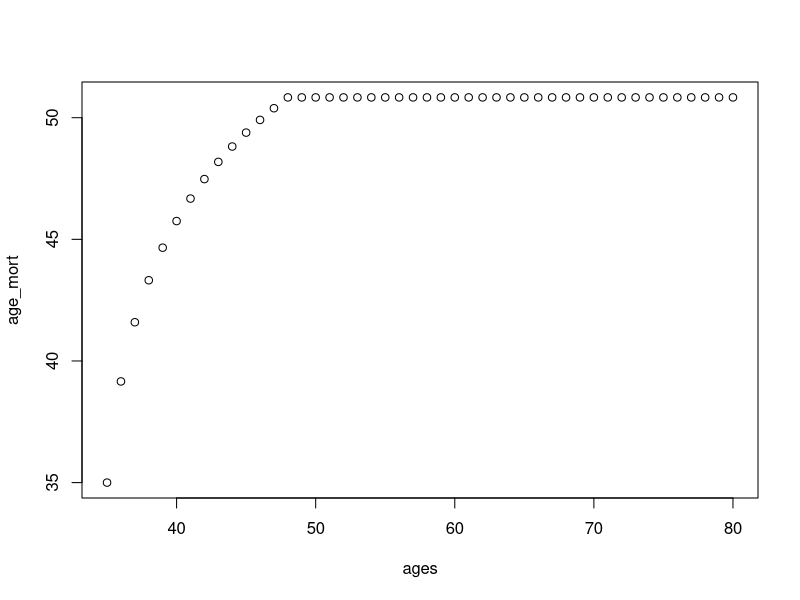
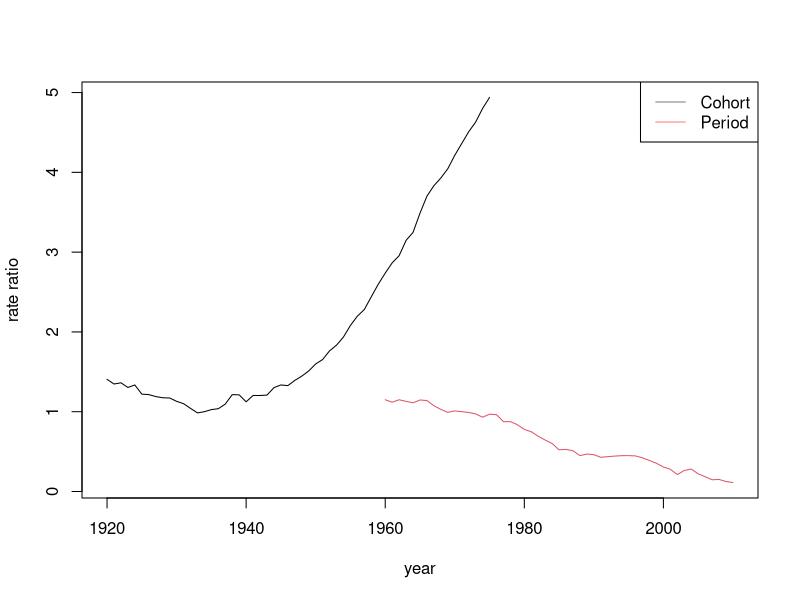

Write the R code that produced these figures, in order.
set.seed(123)
rm(list=ls())
library(dplyr)

correlated_error <-function(N, sd=.1){
    # correlated errors froma random normal distribution ala a RW
    errors <- rep(0, N)
    errors[1] <- rnorm(1, sd=sd)
    for(i in 2:N){
        errors[i] <- rnorm(1, errors[i-1], sd=sd)
    }
    errors
}

# age specific mort rates
ages <- seq(35, 80)
A <- length(ages)
age_mort <- log(1:A) * 6 + 35
age_mort[ages > 47] <- age_mort[which(ages==48)]
plot(ages, age_mort)

# rate ratio by year setting the 12 year as the reference year
years <- 1960:2010
Y <- length(years)
year_rate_ratio <- (1:Y - 3) * -.02 + correlated_error(Y, sd=.03) + 1
year_rate_ratio <- year_rate_ratio / year_rate_ratio[12]

# rate ratio by cohort setting the 15 cohort as the reference
cohorts <- 1920:1975
C <- length(cohorts)

cohort_ratio <- (.0022 * (1:C - 15)**2 + .0022 * 1:C + 
                     correlated_error(C, .05) + 1)
cohort_ratio <- cohort_ratio / cohort_ratio[15]
plot(cohorts, cohort_ratio, type="l", xlim=c(min(cohorts), max(years)), 
     ylim=c(min(year_rate_ratio), max(cohort_ratio)), ylab="rate ratio", 
     xlab="year")
lines(years, year_rate_ratio, col=2)
legend("topright", legend=c("Cohort","Period"), lty=c(1,1), 
       lwd=c(.5,.5), col=c("black","red"))

# make sure ratios are above zero
all(c(cohort_ratio > 0, year_rate_ratio > 0))

# create the rates from the paramters
df <- data.frame(mort_rate=c(cohort_ratio %*% t(age_mort)))
df$cohort <- rep(cohorts, A)
df$age <- rep(ages, each=C)
df$year <- df$cohort + df$age

year_df <- data.frame(year=years, rate_ratio=year_rate_ratio)
df <- left_join(df, year_df)
df$mort_rate <- df$mort_rate * df$rate_ratio
df$rate_ratio <- NULL

# we can remove data where we dont have an obeservation for that APC combination
df <- df[!is.na(df$mort_rate),]
df$death_count <- rpois(nrow(df), df$mort_rate)

# make sure everything is a factor for the regression
for(variable in c("age", "year", "cohort")){
    df[,variable] <- as.factor(as.integer(df[,variable]))
}

# change the ref group
df <- within(df, year <- relevel(year, ref = 12))
df <- within(df, cohort <- relevel(cohort, ref = 15))

# run the model with all paramters
glm1 <- glm(death_count ~ age + year + cohort, data=df, family=poisson)
# the model does not converge because of classical APC model identifiebility
summary(glm1)

# lets implement the hack of setting two age groups the same like the paper
df_hack <- df
df_hack[df_hack$age == "50", "age"] <- "70"
glm2 <- glm(death_count ~ age + year + cohort, data=df_hack, family=poisson)
summary(glm2)

# oh crap it kinda works!!! still need to do some vetting though

# To do
# 1) extract the model age mort rates and compare them to actual mort rates
# 2) do the same for year and cohort rate ratios
# 3) change the true values to have parallel decreasing cohort and year effects
